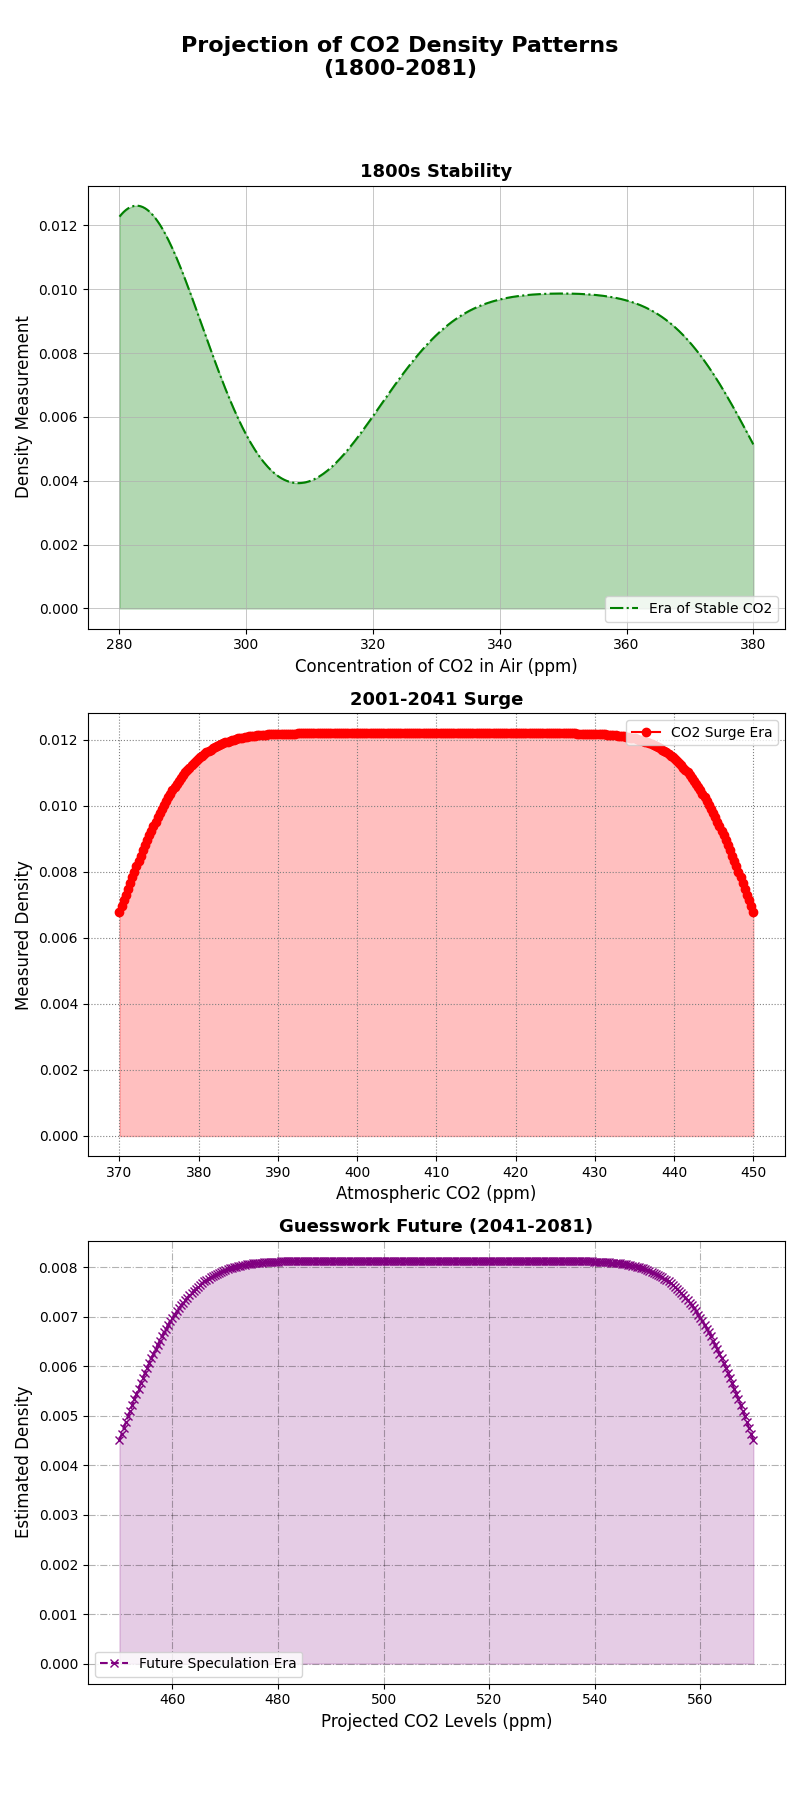

This figure's Python source:
import matplotlib.pyplot as plt
import numpy as np
from scipy.stats import kde

years = np.linspace(1800, 2000, 101)
co2_levels_pre_industrial = [280]*20 + [281, 281, 282, 283, 283, 284, 285, 286, 287, 287, 
                                        288, 289, 290, 292, 294, 298, 301, 305, 310, 315] + [320 + i for i in range(61)]
co2_levels_post_industrial = [370 + 2*i for i in range(41)]
co2_levels_future = [450 + 3*i for i in range(41)]

all_years = np.concatenate((years, np.linspace(2001, 2081, 81)))
all_co2_levels = np.concatenate((co2_levels_pre_industrial, co2_levels_post_industrial, co2_levels_future))

fig, ax = plt.subplots(3, 1, figsize=(8, 18))  # Changed the arrangement to 3 rows and 1 column

density_pre_industrial = kde.gaussian_kde(co2_levels_pre_industrial, bw_method=0.3)
density_post_industrial = kde.gaussian_kde(co2_levels_post_industrial, bw_method=0.3)
density_future = kde.gaussian_kde(co2_levels_future, bw_method=0.3)

x_range_pre = np.linspace(min(co2_levels_pre_industrial), max(co2_levels_pre_industrial), 300)
x_range_post = np.linspace(min(co2_levels_post_industrial), max(co2_levels_post_industrial), 300)
x_range_future = np.linspace(min(co2_levels_future), max(co2_levels_future), 300)

# Plot 1: Pre-Industrial Era
ax[0].plot(x_range_pre, density_pre_industrial(x_range_pre), label="Era of Stable CO2", color='green', linestyle='-.')
ax[0].fill_between(x_range_pre, density_pre_industrial(x_range_pre), color='green', alpha=0.3)
ax[0].set_title('1800s Stability', fontsize=13, fontweight='bold')
ax[0].set_xlabel('Concentration of CO2 in Air (ppm)', fontsize=12)
ax[0].set_ylabel('Density Measurement', fontsize=12)
ax[0].legend(loc='lower right')
ax[0].grid(True, linestyle='-', linewidth=0.5)

# Plot 2: Post-Industrial Era
ax[1].plot(x_range_post, density_post_industrial(x_range_post), label="CO2 Surge Era", color='red', marker='o')
ax[1].fill_between(x_range_post, density_post_industrial(x_range_post), color='red', alpha=0.25)
ax[1].set_title('2001-2041 Surge', fontsize=13, fontweight='bold')
ax[1].set_xlabel('Atmospheric CO2 (ppm)', fontsize=12)
ax[1].set_ylabel('Measured Density', fontsize=12)
ax[1].legend(loc='upper right')
ax[1].grid(True, linestyle=':', color='gray')

# Plot 3: Hypothetical Future Era
ax[2].plot(x_range_future, density_future(x_range_future), label="Future Speculation Era", color='purple', linestyle='--', marker='x')
ax[2].fill_between(x_range_future, density_future(x_range_future), color='purple', alpha=0.2)
ax[2].set_title('Guesswork Future (2041-2081)', fontsize=13, fontweight='bold')
ax[2].set_xlabel('Projected CO2 Levels (ppm)', fontsize=12)
ax[2].set_ylabel('Estimated Density', fontsize=12)
ax[2].legend(loc='lower left')
ax[2].grid(True, linestyle='-.', color='black', alpha=0.3)

fig.suptitle('Projection of CO2 Density Patterns\n(1800-2081)', fontsize=16, fontweight='bold')

plt.tight_layout(rect=[0, 0.03, 1, 0.95])
plt.show()
